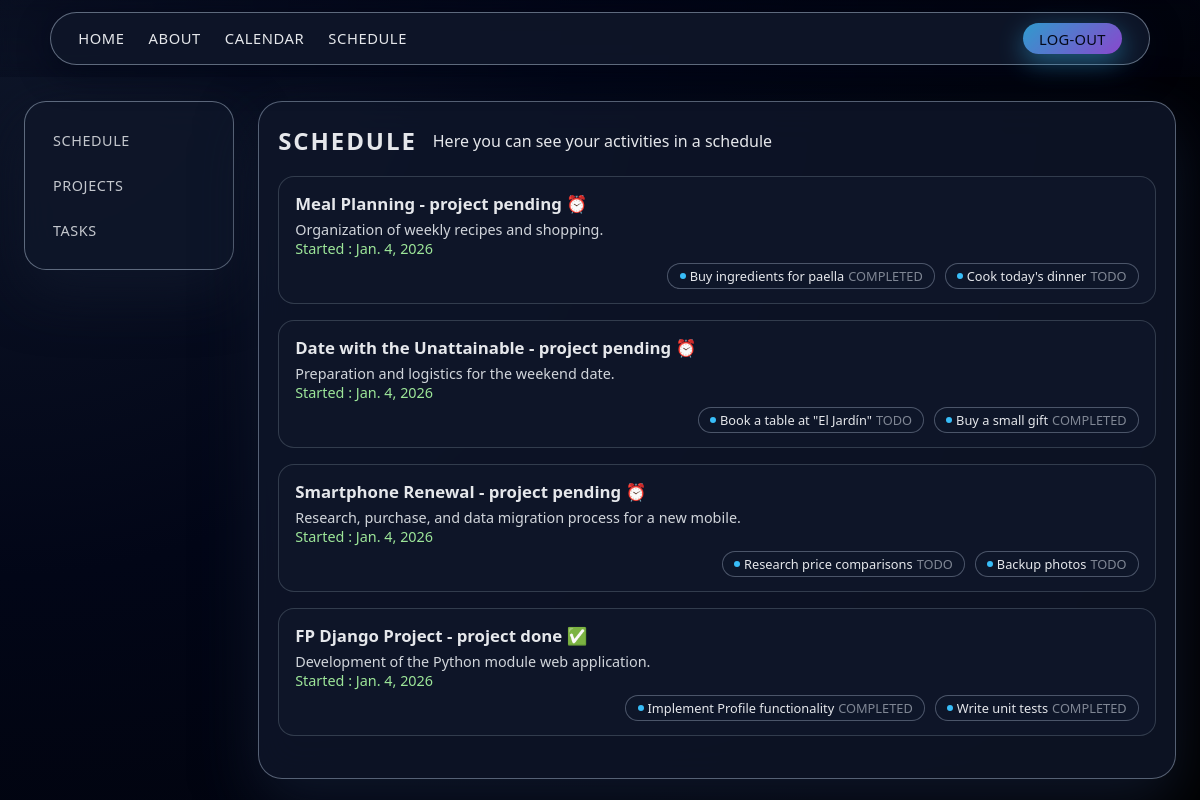
The app's page /schedule/ (signed in) with its own data.
### myapp/models/projects.py (models this page shows, shortened)
class Project(models.Model):
    title = models.CharField(max_length=200)
    description = models.TextField()
    done = models.BooleanField(default=False)
    created_at = models.DateTimeField(auto_now_add=True)
    date = models.DateField(default=timezone.now)
    updated_at = models.DateTimeField(auto_now=True)
    profile = models.ForeignKey(Profile, on_delete=models.CASCADE)

### myapp/models/tasks.py (models this page shows, shortened)
class Task(models.Model):
    title = models.CharField(max_length=200)
    description = models.TextField()
    status = models.CharField(max_length=50)
    due_date = models.DateTimeField(auto_now=True)
    done = models.BooleanField(default=False)
    project = models.ForeignKey(Project, on_delete=models.CASCADE)

### myapp/views/schedule.py (the view)
# urls.py: path('schedule/',views.schedule, name="schedule"),
def schedule(request):
    description = ""
    og_title="Calendar"
    og_description=""
    og_url=request.build_absolute_uri()
    og_image="https://schedulepy.nicowooow.site/static/images/logo.svg"
    if request.user.is_authenticated:
        try:
            profile = Profile.objects.get(user=request.user)
        except Profile.DoesNotExist:
            profile = None
    else:
        try:
            profile = Profile.objects.get(id=1)
        except Profile.DoesNotExist:
            profile = None
    if profile is not None:
        projects = Project.objects.filter(profile=profile)
        tasks = Task.objects.filter(project__profile=profile)
    else:
        projects = Project.objects.none()
        tasks = Task.objects.none()
    return render(request, 'schedule.html', {
        "page_css": ["css/schedule.css", "css/schedule-projects-tasks.css"],
        "projects": projects,
        "tasks": tasks,
        "og_title":og_title,
        "description":description,
        "og_description":og_description,
        "og_url":og_url,
        "og_image":og_image,
    })

### myapp/templates/schedule.html (shortened to what this page needs)
{% extends 'layouts/header.html' %}
{% load static %}
{% block extra_css %}
  {% if page_css %}
    {% for css in page_css %}
      <link rel="stylesheet" href="{% static css %}">
    {% endfor %}
  {% endif %}
{% endblock %}
{% block content %}
<main>
  <aside class="menu_schedule">
    <ul>
      <li><a href="/schedule/">Schedule</a></li>
      <li><a href="/schedule/projects/">Projects</a></li>
      <li><a href="/schedule/projects/tasks/">Tasks</a></li>
    </ul>
  </aside>
<section class="content">
    <section>
      <h1>Schedule</h1>
      <p>Here you can see your activities in a schedule</p>
    </section>
    <section>
      {% for project in projects %}
        <div class="project-card">
          <div class="project-header">
            <h1>
              {{ project.title }} -
              {% if project.done %}project done ✅{% else %}project pending ⏰{% endif %}
            </h1>
            <p>{{ project.description }}</p>
            <p class="date">
              Started : {{ project.date }}
            </p>
          </div>
          <div class="project-tasks">
            {% if project.task_set.all %}
              <ul>
                {% for task in project.task_set.all %}
                  <li>
                    <span class="task-dot"></span>
                    <span class="task-title">{{ task.title }}</span>
                    <span class="task-status">{{ task.status }}</span>
                  </li>
                {% endfor %}
              </ul>
            {% else %}
              <span class="no-tasks">No tasks</span>
            {% endif %}
          </div>
        </div>
      {% endfor %}
    </section>
  </section>
</main>
{% endblock %}

### myapp/static/css/base.css (style rules this page uses)
:root { --color-bg-body: radial-gradient(circle at top left, #0f172a 0, #020617 40%, #000 100%); --color-text-main: #e5e7eb; --color-text-muted: #9ca3af; --color-text-soft: #d1d5db; --color-accent-blue: #38bdf8; --color-accent-purple: #a855f7; --color-accent-green: #22c55e; --color-accent-red: #f97373; --color-card-border: rgba(55, 65, 81, 0.9); --color-card-bg: rgba(15, 23, 42, 0.95); --color-glass-bg: rgba(15, 23, 42, 0.82); --color-glass-border: rgba(148, 163, 184, 0.55); --font-main: system-ui, -apple-system, BlinkMacSystemFont, "Segoe UI", sans-serif; --radius-pill: 999px; --radius-card-lg: 24px; --radius-card-md: 20px; --radius-card-sm: 16px; --radius-input: 12px; --shadow-strong: 0 24px 60px rgba(15, 23, 42, 0.95); --shadow-card: 0 14px 35px rgba(56, 189, 248, 0.7); --shadow-blue-soft: 0 14px 35px rgba(37, 99, 235, 0.5); --space-xs: 0.25rem; --space-sm: 0.5rem; --space-md: 0.75rem; --space-lg: 1rem; --space-xl: 1.5rem; --input-bg: rgba(15, 23, 42, 0.85); --input-border: rgba(148, 163, 184, 0.6); --input-focus-shadow: 0 0 0 1px rgba(56, 189, 248, 0.45), 0 0 20px rgba(56, 189, 248, 0.25); --button-gradient: linear-gradient(135deg, var(--color-accent-blue), var(--color-accent-purple)); --color-glass-bg-strong: rgba(15, 23, 42, 0.9); --color-glass-border-strong: rgba(148, 163, 184, 0.6); --shadow-sidebar: 0 22px 55px rgba(15, 23, 42, 0.9), 0 0 0 1px rgba(15, 23, 42, 0.9) inset; --shadow-blue-card: 0 14px 35px rgba(37, 99, 235, 0.5); --color-toggle-border: rgba(148, 163, 184, 0.7); --color-toggle-bg: rgba(15, 23, 42, 0.9); --color-toggle-hover-bg: rgba(37, 99, 235, 0.35); --color-error-text: #f97373; }
* { box-sizing: border-box; margin: 0; padding: 0; }
body { min-height: 100vh; font-family: var(--font-main); background: var(--color-bg-body); color: var(--color-text-main); }

### myapp/static/css/schedule.css (style rules this page uses)
main { display: flex; align-items: flex-start; gap: 1.5rem; max-width: 1200px; margin: 1.5rem auto 2.5rem; padding: 0 1.5rem; }
main > aside.menu_schedule { width: 210px; flex-shrink: 0; padding: 1.3rem 1rem; border-radius: 22px; background: var(--color-glass-bg-strong); border: 1px solid var(--color-glass-border-strong); box-shadow: var(--shadow-sidebar); backdrop-filter: blur(18px); }
main > aside.menu_schedule ul { list-style: none; display: flex; flex-direction: column; gap: 0.5rem; }
main > aside.menu_schedule li a { display: block; padding: 0.55rem 0.75rem; border-radius: var(--radius-pill); text-decoration: none; color: var(--color-text-main); font-size: 0.9rem; letter-spacing: 0.04em; text-transform: uppercase; opacity: 0.85; transition: background 0.18s ease, color 0.18s ease, transform 0.1s ease; }
main > section.content { flex: 1; padding: 1.4rem 1.2rem 1.6rem; border-radius: var(--radius-card-lg); background: var(--color-glass-bg); border: 1px solid var(--color-glass-border); box-shadow: var(--shadow-strong); backdrop-filter: blur(20px); }
.project-tasks { margin-top: 0.3rem; display: flex; justify-content: flex-end; align-items: center; gap: 0.5rem; }
.project-tasks ul { list-style: none; display: flex; flex-wrap: wrap; gap: 0.35rem 0.6rem; padding: 0; margin: 0; }
.project-tasks li { display: inline-flex; align-items: center; gap: 0.25rem; padding: 0.18rem 0.7rem; border-radius: 999px; background: rgba(15, 23, 42, 0.95); border: 1px solid rgba(148, 163, 184, 0.45); font-size: 0.8rem; }
.task-dot { width: 6px; height: 6px; border-radius: 999px; background: var(--color-accent-blue); }
.task-title { font-weight: 500; }
.task-status { opacity: 0.8; color: var(--color-text-muted); }

### myapp/static/css/schedule-projects-tasks.css (style rules this page uses)
.content > section:first-of-type { display: flex; align-items: center; gap: 1rem; margin-bottom: 1.2rem; }
.content > section:first-of-type h1 { font-size: 1.5rem; margin: 0; letter-spacing: 0.08em; text-transform: uppercase; }
.content > section:last-of-type { margin-top: 0.5rem; }
.content > section:last-of-type > div { margin-bottom: 1rem; padding: 0.9rem 1rem; border-radius: var(--radius-card-sm); background: var(--color-card-bg); border: 1px solid var(--color-card-border); }
.content > section:last-of-type > div h1 { font-size: 1.05rem; margin-bottom: 0.35rem; }
.content > section:last-of-type > div p { font-size: 0.9rem; color: var(--color-text-soft); }
.date { font-size: 0.85rem; margin-bottom: 0.15rem; color: #acfca5 !important; opacity: 0.9; }

### records on screen
Project: title "Meal Planning", done "project pending ⏰", description "Organization of weekly recipes and shopping.", date "Jan. 4, 2026"
Task: title "Buy ingredients for paella", status "COMPLETED"
Task: title "Cook today's dinner", status "TODO"
Project: title "Date with the Unattainable", done "project pending ⏰", description "Preparation and logistics for the weekend date.", date "Jan. 4, 2026"
Task: title "Book a table at \"El Jardín\"", status "TODO"
Task: title "Buy a small gift", status "COMPLETED"
Project: title "Smartphone Renewal", done "project pending ⏰", description "Research, purchase, and data migration process for a new mobile.", date "Jan. 4, 2026"
Task: title "Research price comparisons", status "TODO"
Task: title "Backup photos", status "TODO"
Project: title "FP Django Project", done "project done ✅", description "Development of the Python module web application.", date "Jan. 4, 2026"
Task: title "Implement Profile functionality", status "COMPLETED"
Task: title "Write unit tests", status "COMPLETED"
